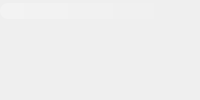
<?xml version="1.0" encoding="UTF-8"?>
<ui version="4.0">
 <class>searchWidget</class>
 <widget class="QWidget" name="searchWidget">
  <layout class="QGridLayout" name="searchWidgetGridLayout" columnstretch="1,0,0">
   <property name="margin">
    <number>0</number>
   </property>
   <property name="spacing">
    <number>0</number>
   </property>
   <item row="0" column="0">
    <widget class="QLineEdit" name="searchLineEdit">
     <property name="font">
      <font>
       <pointsize>9</pointsize>
      </font>
     </property>
     <property name="styleSheet">
      <string notr="true">QLineEdit {
    border: 0px;
    border-radius: 8px;
	show-decoration-selected: 1;
    padding: 0px 8px;
    background: qlineargradient(spread:pad, x1:0, y1:0, x2:1, y2:0, stop:0 rgba(255, 255, 255, 64), stop:1 rgba(255, 255, 255, 0));
	background-position: bottom left;
	background-image: url(&quot;:/ui_check/gliph/search_16.png&quot;);
	background-repeat: fixed;
    selection-background-color: darkgray;
	padding-left: 15px;
}
QLineEdit:hover{
	color: white;
	background-image: url(&quot;:/ui_check/gliph/searchHover_16.png&quot;);
}</string>
     </property>
     <property name="frame">
      <bool>false</bool>
     </property>
    </widget>
   </item>
   <item row="0" column="1">
    <layout class="QVBoxLayout" name="expandingLayout">
     <property name="spacing">
      <number>0</number>
     </property>
    </layout>
   </item>
   <item row="0" column="2">
    <widget class="QToolButton" name="gearMenuToolButton">
     <property name="maximumSize">
      <size>
       <width>22</width>
       <height>22</height>
      </size>
     </property>
     <property name="popupMode">
      <enum>QToolButton::InstantPopup</enum>
     </property>
     <property name="autoRaise">
      <bool>true</bool>
     </property>
     <property name="arrowType">
      <enum>Qt::NoArrow</enum>
     </property>
    </widget>
   </item>
   <item row="1" column="0" colspan="3">
    <widget class="QSplitter" name="searchOptionsSplitter">
     <property name="orientation">
      <enum>Qt::Vertical</enum>
     </property>
    </widget>
   </item>
  </layout>
 </widget>
 <resources>
  <include location="../resources.qrc"/>
 </resources>
 <connections/>
</ui>
